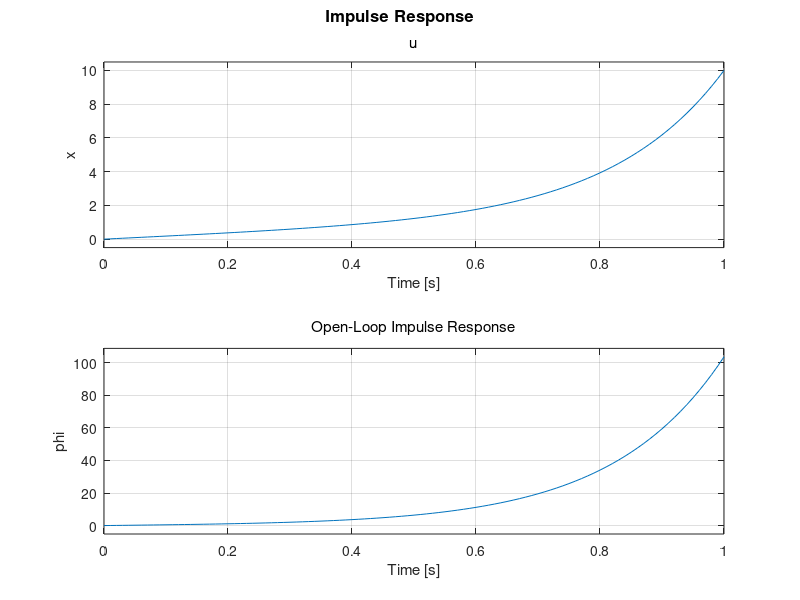

The MATLAB source for this figure:
clear all;
close all;
clc;

M = 0.5;
m = 0.2;
b = 0.1;
I = 0.006;
g = 9.8;
l = 0.3;
q = (M+m)*(I+m*l^2)-(m*l)^2;
s = tf('s');

P_cart = (((I+m*l^2)/q)*s^2 - (m*g*l/q))/(s^4 + (b*(I + m*l^2))*s^3/q - ((M + m)*m*g*l)*s^2/q - b*m*g*l*s/q);

P_pend = (m*l*s/q)/(s^3 + (b*(I + m*l^2))*s^2/q - ((M + m)*m*g*l)*s/q - b*m*g*l/q);

sys_tf = [P_cart ; P_pend];

inputs = {'u'};
outputs = {'x'; 'phi'};

set(sys_tf,'InputName',inputs)
set(sys_tf,'OutputName',outputs)
t=0:0.01:1;
impulse(sys_tf,t);
title('Open-Loop Impulse Response')
[zeros_pend poles_pend] = zpkdata(P_pend,'v')
[zeros_cart poles_cart] = zpkdata(P_cart,'v')




